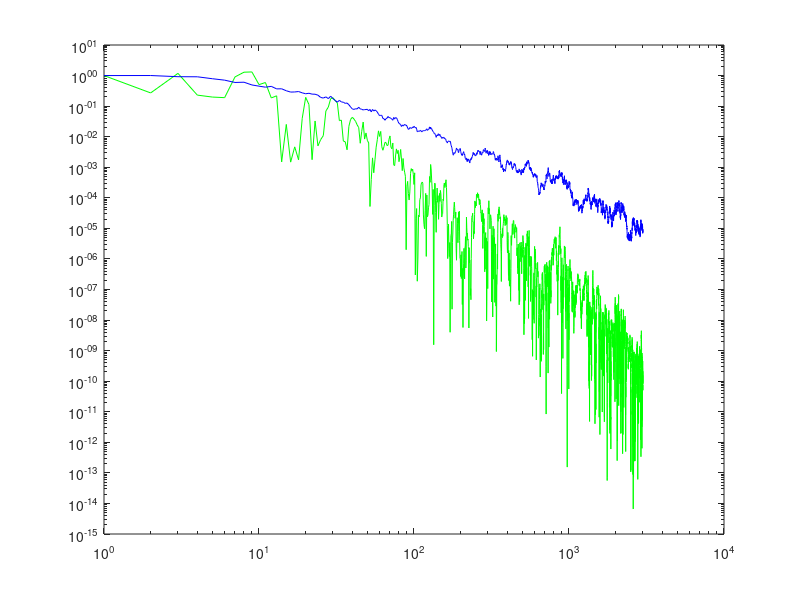

Recreate this plot in MATLAB.
% init
lamd = 10;
u = 3;
N = 40;
t = 1/sqrt(N);
g = 1; %  0 generation
gMax = 3000;

q = ones(1, gMax); 
q1 = ones(1, lamd); % for algorithm
y = ones(gMax, N); 
y1 = ones(lamd, N); %  for algorithm

F1 =  zeros(1,lamd);

while g<gMax % 
    
   for l = 1 : lamd %
    q1(l)=q(g) * exp(randn * t); % 
  %   z = transpose(mvnrnd(0, eye, gMax)); % gen Z vector
    z = randn(1, N);
    x = q1(l)*z; % 
    y1(l,:)=y(g,:)+x; %
        for iter = 1 : N % calculating F
            somval = iter*y1(l,iter).^2; % 
            F1(l)=F1(l)+somval ; % 
        end
   end
   [F1SORT,ind] = sort(F1, 'ascend'); % vector sorting
   q1Sort = q1(ind); % sorting q1 with vector sorting indexes
   %q1Sort = sort(q1);
   y1Sort = y1(ind,:); % sorting y1 with vector sorting indexes
   %y1Sort = sortrows(y1);
   q(g+1)=(1/u)*sum(q1Sort(1:u));
   y(g+1,:)=(1/u)*sum(y1Sort(1:u,:));
   F1 =  zeros(1,lamd);
    q1 = ones(1, lamd);  
   g=g+1;
end
%x1=1:1:gMax; 
loglog(y(:,30).^2,'g')
hold on;
loglog(q,'b')
%hold off;
%plot(x1,y(2,:).^2,'c',x1,y(3,:).^2,'m',x1,y(4,:).^2,'y',x1,y(11,:).^2,'r',x1,y(141,:).^2,'g');
